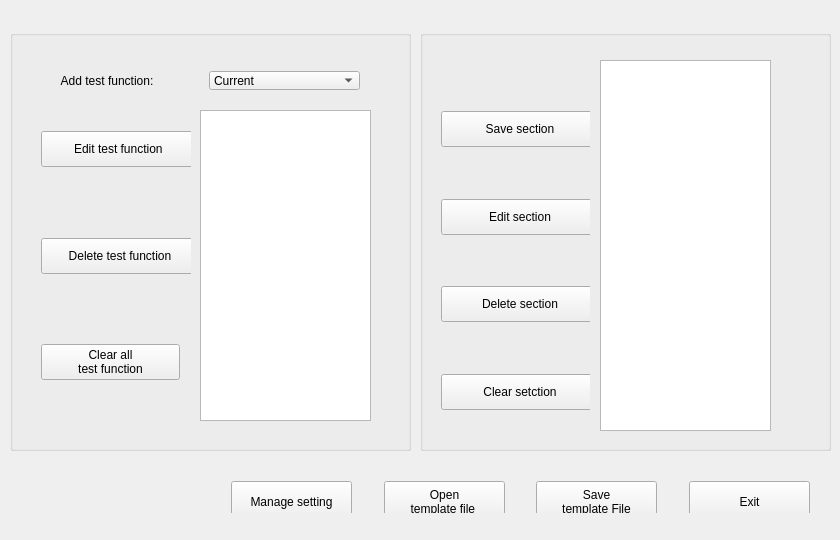
<?xml version="1.0" encoding="UTF-8"?>
<ui version="4.0">
 <class>Widget</class>
 <widget class="QWidget" name="Widget">
  <property name="geometry">
   <rect>
    <x>0</x>
    <y>0</y>
    <width>840</width>
    <height>540</height>
   </rect>
  </property>
  <property name="windowTitle">
   <string>Widget</string>
  </property>
  <widget class="QGroupBox" name="groupBox">
   <property name="geometry">
    <rect>
     <x>10</x>
     <y>30</y>
     <width>401</width>
     <height>421</height>
    </rect>
   </property>
   <property name="title">
    <string/>
   </property>
   <widget class="QListWidget" name="listWidget">
    <property name="geometry">
     <rect>
      <x>190</x>
      <y>80</y>
      <width>171</width>
      <height>311</height>
     </rect>
    </property>
    <property name="dragEnabled">
     <bool>true</bool>
    </property>
   </widget>
   <widget class="QWidget" name="horizontalLayoutWidget">
    <property name="geometry">
     <rect>
      <x>10</x>
      <y>30</y>
      <width>351</width>
      <height>41</height>
     </rect>
    </property>
    <layout class="QHBoxLayout" name="horizontalLayout">
     <item>
      <widget class="QLabel" name="label">
       <property name="text">
        <string>Add test function:</string>
       </property>
       <property name="alignment">
        <set>Qt::AlignCenter</set>
       </property>
      </widget>
     </item>
     <item>
      <spacer name="horizontalSpacer_4">
       <property name="orientation">
        <enum>Qt::Horizontal</enum>
       </property>
       <property name="sizeType">
        <enum>QSizePolicy::Maximum</enum>
       </property>
       <property name="sizeHint" stdset="0">
        <size>
         <width>20</width>
         <height>20</height>
        </size>
       </property>
      </spacer>
     </item>
     <item>
      <widget class="QComboBox" name="comboBox">
       <item>
        <property name="text">
         <string>Current</string>
        </property>
       </item>
       <item>
        <property name="text">
         <string>Voltage</string>
        </property>
       </item>
       <item>
        <property name="text">
         <string>Direction</string>
        </property>
       </item>
       <item>
        <property name="text">
         <string>Frequncy</string>
        </property>
       </item>
       <item>
        <property name="text">
         <string>Phase</string>
        </property>
       </item>
      </widget>
     </item>
    </layout>
   </widget>
   <widget class="QWidget" name="verticalLayoutWidget">
    <property name="geometry">
     <rect>
      <x>20</x>
      <y>90</y>
      <width>161</width>
      <height>271</height>
     </rect>
    </property>
    <layout class="QVBoxLayout" name="verticalLayout">
     <item>
      <widget class="QPushButton" name="pushButton">
       <property name="sizePolicy">
        <sizepolicy hsizetype="Fixed" vsizetype="Fixed">
         <horstretch>0</horstretch>
         <verstretch>0</verstretch>
        </sizepolicy>
       </property>
       <property name="minimumSize">
        <size>
         <width>158</width>
         <height>36</height>
        </size>
       </property>
       <property name="text">
        <string>Edit test function </string>
       </property>
      </widget>
     </item>
     <item>
      <spacer name="verticalSpacer">
       <property name="orientation">
        <enum>Qt::Vertical</enum>
       </property>
       <property name="sizeHint" stdset="0">
        <size>
         <width>20</width>
         <height>40</height>
        </size>
       </property>
      </spacer>
     </item>
     <item>
      <widget class="QPushButton" name="pushButton_6">
       <property name="sizePolicy">
        <sizepolicy hsizetype="Fixed" vsizetype="Fixed">
         <horstretch>0</horstretch>
         <verstretch>0</verstretch>
        </sizepolicy>
       </property>
       <property name="minimumSize">
        <size>
         <width>158</width>
         <height>36</height>
        </size>
       </property>
       <property name="text">
        <string>Delete test function</string>
       </property>
      </widget>
     </item>
     <item>
      <spacer name="verticalSpacer_2">
       <property name="orientation">
        <enum>Qt::Vertical</enum>
       </property>
       <property name="sizeHint" stdset="0">
        <size>
         <width>20</width>
         <height>40</height>
        </size>
       </property>
      </spacer>
     </item>
     <item>
      <widget class="QPushButton" name="pushButton_2">
       <property name="text">
        <string>Clear all
 test function </string>
       </property>
      </widget>
     </item>
    </layout>
   </widget>
  </widget>
  <widget class="QGroupBox" name="groupBox_2">
   <property name="geometry">
    <rect>
     <x>420</x>
     <y>30</y>
     <width>411</width>
     <height>421</height>
    </rect>
   </property>
   <property name="title">
    <string/>
   </property>
   <widget class="QListWidget" name="listWidget_2">
    <property name="geometry">
     <rect>
      <x>180</x>
      <y>30</y>
      <width>171</width>
      <height>371</height>
     </rect>
    </property>
    <property name="contextMenuPolicy">
     <enum>Qt::CustomContextMenu</enum>
    </property>
    <property name="showDropIndicator" stdset="0">
     <bool>true</bool>
    </property>
    <property name="dragEnabled">
     <bool>false</bool>
    </property>
    <property name="dragDropMode">
     <enum>QAbstractItemView::DragDrop</enum>
    </property>
    <property name="defaultDropAction">
     <enum>Qt::MoveAction</enum>
    </property>
   </widget>
   <widget class="QWidget" name="verticalLayoutWidget_2">
    <property name="geometry">
     <rect>
      <x>10</x>
      <y>70</y>
      <width>160</width>
      <height>321</height>
     </rect>
    </property>
    <layout class="QVBoxLayout" name="verticalLayout_2">
     <item>
      <widget class="QPushButton" name="pushButton_3">
       <property name="sizePolicy">
        <sizepolicy hsizetype="Fixed" vsizetype="Fixed">
         <horstretch>0</horstretch>
         <verstretch>0</verstretch>
        </sizepolicy>
       </property>
       <property name="minimumSize">
        <size>
         <width>158</width>
         <height>36</height>
        </size>
       </property>
       <property name="text">
        <string>Save section</string>
       </property>
      </widget>
     </item>
     <item>
      <spacer name="verticalSpacer_3">
       <property name="orientation">
        <enum>Qt::Vertical</enum>
       </property>
       <property name="sizeHint" stdset="0">
        <size>
         <width>20</width>
         <height>40</height>
        </size>
       </property>
      </spacer>
     </item>
     <item>
      <widget class="QPushButton" name="pushButton_11">
       <property name="sizePolicy">
        <sizepolicy hsizetype="Fixed" vsizetype="Fixed">
         <horstretch>0</horstretch>
         <verstretch>0</verstretch>
        </sizepolicy>
       </property>
       <property name="minimumSize">
        <size>
         <width>158</width>
         <height>36</height>
        </size>
       </property>
       <property name="text">
        <string>Edit section</string>
       </property>
      </widget>
     </item>
     <item>
      <spacer name="verticalSpacer_4">
       <property name="orientation">
        <enum>Qt::Vertical</enum>
       </property>
       <property name="sizeHint" stdset="0">
        <size>
         <width>20</width>
         <height>40</height>
        </size>
       </property>
      </spacer>
     </item>
     <item>
      <widget class="QPushButton" name="pushButton_5">
       <property name="sizePolicy">
        <sizepolicy hsizetype="Fixed" vsizetype="Fixed">
         <horstretch>0</horstretch>
         <verstretch>0</verstretch>
        </sizepolicy>
       </property>
       <property name="minimumSize">
        <size>
         <width>158</width>
         <height>36</height>
        </size>
       </property>
       <property name="text">
        <string>Delete section</string>
       </property>
      </widget>
     </item>
     <item>
      <spacer name="verticalSpacer_5">
       <property name="orientation">
        <enum>Qt::Vertical</enum>
       </property>
       <property name="sizeHint" stdset="0">
        <size>
         <width>20</width>
         <height>40</height>
        </size>
       </property>
      </spacer>
     </item>
     <item>
      <widget class="QPushButton" name="pushButton_4">
       <property name="sizePolicy">
        <sizepolicy hsizetype="Fixed" vsizetype="Fixed">
         <horstretch>0</horstretch>
         <verstretch>0</verstretch>
        </sizepolicy>
       </property>
       <property name="minimumSize">
        <size>
         <width>158</width>
         <height>36</height>
        </size>
       </property>
       <property name="text">
        <string>Clear setction</string>
       </property>
      </widget>
     </item>
    </layout>
   </widget>
  </widget>
  <widget class="QWidget" name="horizontalLayoutWidget_2">
   <property name="geometry">
    <rect>
     <x>220</x>
     <y>470</y>
     <width>601</width>
     <height>43</height>
    </rect>
   </property>
   <layout class="QHBoxLayout" name="horizontalLayout_2">
    <item>
     <widget class="QPushButton" name="pushButton_10">
      <property name="sizePolicy">
       <sizepolicy hsizetype="Fixed" vsizetype="Fixed">
        <horstretch>0</horstretch>
        <verstretch>0</verstretch>
       </sizepolicy>
      </property>
      <property name="minimumSize">
       <size>
        <width>121</width>
        <height>41</height>
       </size>
      </property>
      <property name="text">
       <string>Manage setting</string>
      </property>
     </widget>
    </item>
    <item>
     <spacer name="horizontalSpacer">
      <property name="orientation">
       <enum>Qt::Horizontal</enum>
      </property>
      <property name="sizeHint" stdset="0">
       <size>
        <width>40</width>
        <height>20</height>
       </size>
      </property>
     </spacer>
    </item>
    <item>
     <widget class="QPushButton" name="pushButton_9">
      <property name="sizePolicy">
       <sizepolicy hsizetype="Fixed" vsizetype="Fixed">
        <horstretch>0</horstretch>
        <verstretch>0</verstretch>
       </sizepolicy>
      </property>
      <property name="minimumSize">
       <size>
        <width>121</width>
        <height>41</height>
       </size>
      </property>
      <property name="text">
       <string>Open 
template file </string>
      </property>
     </widget>
    </item>
    <item>
     <spacer name="horizontalSpacer_2">
      <property name="orientation">
       <enum>Qt::Horizontal</enum>
      </property>
      <property name="sizeHint" stdset="0">
       <size>
        <width>40</width>
        <height>20</height>
       </size>
      </property>
     </spacer>
    </item>
    <item>
     <widget class="QPushButton" name="pushButton_7">
      <property name="sizePolicy">
       <sizepolicy hsizetype="Fixed" vsizetype="Fixed">
        <horstretch>0</horstretch>
        <verstretch>0</verstretch>
       </sizepolicy>
      </property>
      <property name="minimumSize">
       <size>
        <width>121</width>
        <height>41</height>
       </size>
      </property>
      <property name="text">
       <string>Save 
template File</string>
      </property>
     </widget>
    </item>
    <item>
     <spacer name="horizontalSpacer_3">
      <property name="orientation">
       <enum>Qt::Horizontal</enum>
      </property>
      <property name="sizeHint" stdset="0">
       <size>
        <width>40</width>
        <height>20</height>
       </size>
      </property>
     </spacer>
    </item>
    <item>
     <widget class="QPushButton" name="pushButton_8">
      <property name="sizePolicy">
       <sizepolicy hsizetype="Fixed" vsizetype="Fixed">
        <horstretch>0</horstretch>
        <verstretch>0</verstretch>
       </sizepolicy>
      </property>
      <property name="minimumSize">
       <size>
        <width>121</width>
        <height>41</height>
       </size>
      </property>
      <property name="text">
       <string>Exit</string>
      </property>
     </widget>
    </item>
   </layout>
  </widget>
 </widget>
 <layoutdefault spacing="6" margin="11"/>
 <resources/>
 <connections/>
</ui>
